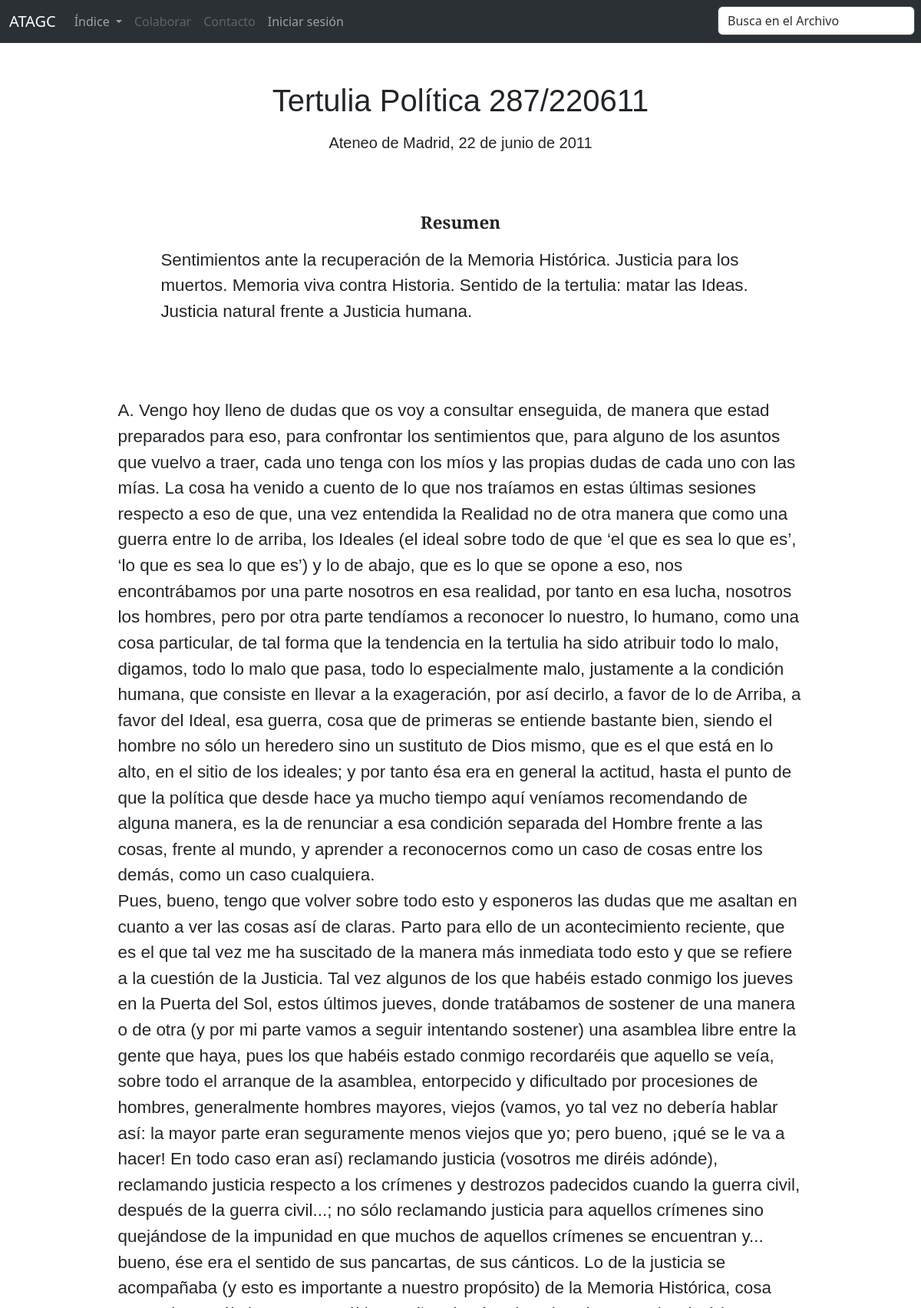
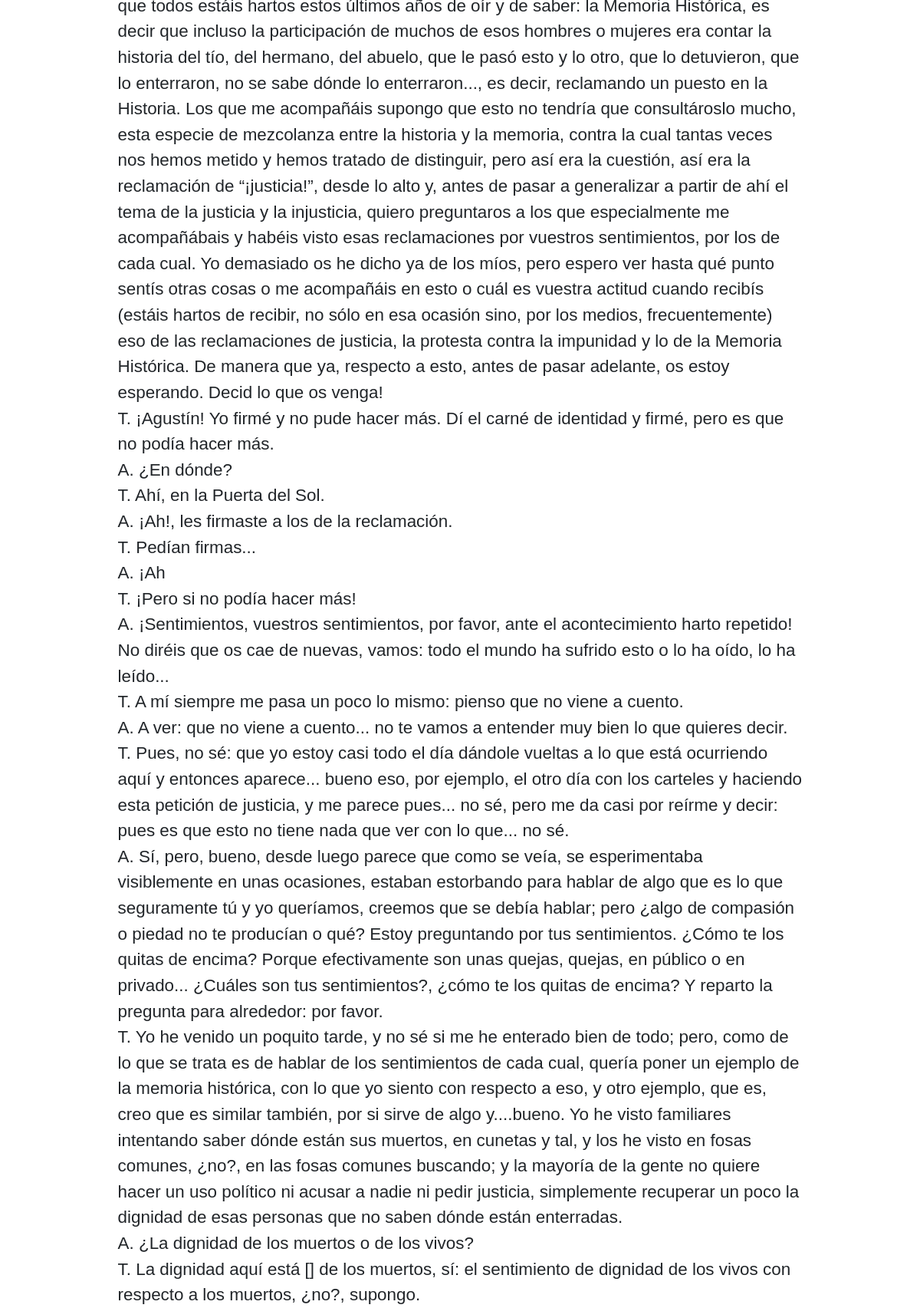
The app's page /tertulias/tertulia-politica-287220611/ (upper part) with its own data (2 pictures, top to bottom).
### readerapp/models.py (models this page shows, shortened)
class Article(models.Model):
    title = models.CharField(max_length=34, verbose_name='Título')
    old_cod = models.IntegerField(unique=True, verbose_name='Referencia antigua', null=True, blank=True, help_text="Dejar en blanco en caso de no tener número de referencia antigua.")
    new_cod = models.DateField(verbose_name='Referencia (Fecha)', unique=True)
    cuerpo = RichTextUploadingField(verbose_name='Cuerpo')
    status = models.CharField(max_length=12, choices=STATUS_CHOICES, default='No revisada', verbose_name='Estado de revisión')
    abstract = RichTextUploadingField(verbose_name='Resumen', blank=True, null=True)
    categories = models.ManyToManyField(Category, verbose_name='Etiquetas', default='Sin etiquetas', blank=True)
    transcriber = models.CharField(verbose_name='Trascriptor', max_length=255, null=True, blank=True)
    transcrip_info = models.TextField(verbose_name='Formato del texto original', blank=True, help_text='Digital/Papel, otras observaciones')
    recording_info = models.TextField(verbose_name='Información sobre la grabación', null=True, blank=True)
    comments = models.TextField(verbose_name='Observaciones', null=True, blank=True)
    revision_log = models.TextField(verbose_name='Historial de revisiones', blank=True, default='Autor (acciones); Fecha (dd/mm/aaaa)')
    created = models.DateField(auto_now_add=True, verbose_name='Creado')
    updated = models.DateField(auto_now_add=True, verbose_name='Actualizado')
    slug = models.OneToOneField(Slug, verbose_name=u'URL amigable', blank=True, null=True, editable=False, on_delete=models.SET_NULL)
    class Meta:
        verbose_name = 'tertulia'
        verbose_name_plural = 'tertulias'

### readerapp/views.py (the view)
# urls.py: re_path(r'^(?P<slug>[\w-]+)/$', views.dispatch_slug, name="dispatch_slug"),
def dispatch_slug(request, slug):
    slug = get_object_or_404(Slug, slug=slug)
    qs = Article.objects.filter(slug=slug)
    if qs.exists():
        tertulia = qs[0]
    return render(request, "readerapp/tertulia-single.html", locals())

### readerapp/templates/readerapp/tertulia-single.html (shortened to what this page needs)
{% extends 'core/base.html' %}
{% load static %}
{% block content %}
    <main role="main" class="container">
        <div class="">
            <div class="p-2 mt-4">
                <p class="h1 text-center titulo">{{tertulia.title}}</p>
            </div>
            <div class="">
                <p class="lead text-center subtitulo">Ateneo de Madrid, {{tertulia.new_cod}}</p><br>
            </div>
            {% if tertulia.abstract|length > 0 %}
            <div class="mt-5 mb-5">
                <p class="lead text-center resumen">Resumen</p>
                <div class="lead resumen_contenido">
                    {{tertulia.abstract|safe}}
                </div>
            {% endif %}
            </div>
            <div class="lead pt-5 pb-5 cuerpo">
                {{tertulia.cuerpo|safe}}
            </div>
        </div>
    </main>
{% endblock %}

### core/templates/core/base.html (shortened to what this page needs)
<!DOCTYPE html>
<html lang="en">
<head>
    {% load static %}
    <link href="https://cdn.jsdelivr.net/npm/bootstrap@5.3.0-alpha2/dist/css/bootstrap.min.css" rel="stylesheet">
    <link href="{% static 'core/css/base.css' %}" rel="stylesheet">
    <link rel="stylesheet" href="https://unpkg.com/bootstrap-table@1.21.4/dist/bootstrap-table.min.css">
</head>
<body>
    <nav class="navbar navbar-expand-lg bg-body-tertiary fixed-top bg-dark" data-bs-theme="dark">
        <div class="container-fluid">
            <a class="navbar-brand" href="{% url 'Home' %}">ATAGC</a>
            <div class="collapse navbar-collapse" id="navbarNavDropdown">
                <ul class="navbar-nav">
                <li class="nav-item dropdown">
                    <a class="nav-link dropdown-toggle" href="#" role="button" data-bs-toggle="dropdown" aria-expanded="false">
                    Índice
                    </a>
                </li>
                <li class="nav-item">
                    <a class="nav-link disabled {% if request.path == '/suscribe/' %} active {% endif %}" href="{% url 'Colaborar' %}">Colaborar</a>
                </li>
                <li class="nav-item">
                    <a class="nav-link disabled {% if request.path == '/contact/' %} active {% endif %}" href="{% url 'Contact' %}">Contacto</a>
                </li>
                <li class="nav-item">
                    <a class="nav-link" href="{% url 'Admin' %}">Iniciar sesión</a>
                </li>
                <form class="d-flex position-absolute end-0" role="search" action="{% url 'search' %}" method="get">
                    <input class="form-control me-2" type="search" placeholder="Busca en el Archivo" aria-label="Search" name="consulta">
                </form>
            </div>
        </div>
    </nav>
    {% block content %}
    {% endblock %}
</body>
</html>

### core/static/core/css/base.css (style rules this page uses)
p.titulo { padding-top: 75px; font-family: 'Alegreya', sans-serif; }
p.subtitulo { font-family: 'Alegreya', sans-serif; }
p.resumen { font-family: 'Alegreya', sans-serif; font-size: 1.4em; font-weight: bold; }
.resumen_contenido { font-family: 'Alegreya', sans-serif; font-size: 1.4em; width:70%; margin:auto; margin-top: 15px; }
.cuerpo { font-family: 'Alegreya', sans-serif; font-size: 1.4em; width:80%; margin:auto; }
p { margin-bottom: 0px; }
.form-control { background-color: #ffffff; }
.form-control::placeholder { color: #2b3035; opacity: 1; }
a { text-decoration:none; color:black; }

### records on screen
Article: title "Tertulia Política 287/220611", new_cod "22 de junio de 2011", abstract "Sentimientos ante la recuperación de la Memoria Histórica. Justicia para los muertos. Memoria viva contra Historia. Sentido de la tertulia: matar las Ideas. Justicia natural frente a Justicia humana.", cuerpo "A. Vengo hoy lleno de dudas que os voy a consultar enseguida, de manera que estad preparados para eso, para confrontar los sentimientos que, para alguno de los asuntos que vuelvo a traer, cada uno tenga con los míos y las propias dudas de cada uno con las mías. La cosa ha venido a cuento de lo que nos traíamos en estas últimas sesiones respecto a eso de que, una vez entendida la Realidad no de otra manera que como una guerra entre lo de arriba, los Ideales (el ideal sobre todo de que ‘el que es sea lo que es’, ‘lo que es sea lo que es’) y lo de abajo, que es lo que se opone a eso, nos encontrábamos por una parte nosotros en esa realidad, por tanto en esa lucha, nosotros los hombres, pero…"
